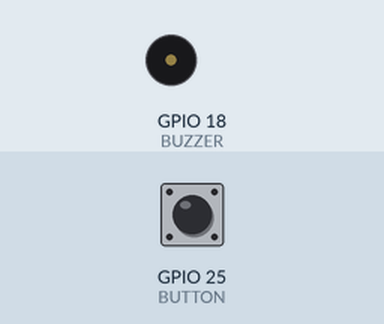
Recording of a sketch running on a simulated ESP32. Parts: buzzer (waves = sounding, pin HIGH). The inputs (shaded band) are chosen by the test bench; at power-on: GPIO 25 (BUTTON) HIGH.

Above: at 1.2 s.
1.3 s: GPIO 25 (BUTTON) pulled LOW for 1 s
At 1.7 s:
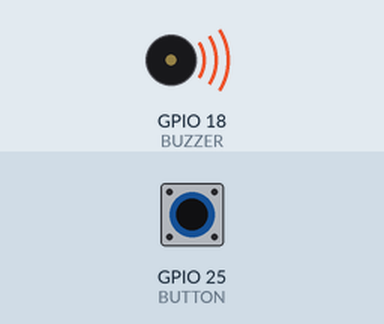
3.8 s: GPIO 25 (BUTTON) pulled LOW for 3.2 s
At 8.7 s:
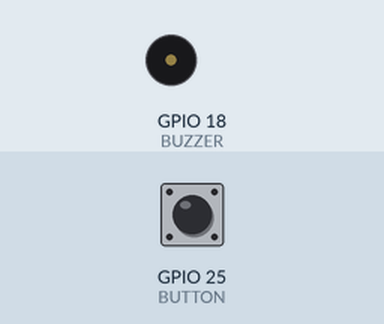
Timing chart, 0 to 10.2 s (numbered marks = the images above; inputs shaded):
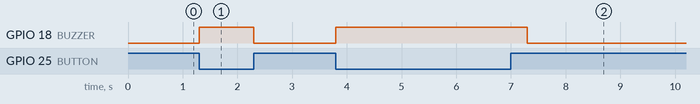

The sketch:

01_buzzer_button.ino
```cpp
#define BUZZER 18
#define BUTTON 25

void setup()
{
  Serial.begin(115200);

  pinMode(BUTTON, INPUT_PULLUP);
  pinMode(BUZZER, OUTPUT);
  digitalWrite(BUZZER, LOW);
}

void loop()
{
  if(digitalRead(BUTTON) == LOW)
  {
    digitalWrite(BUZZER, HIGH);
    delay(500);                   // 500ms beep
    digitalWrite(BUZZER, LOW);
  }
}
```

Measured:
- after the input at 1.3 s, GPIO 18 (BUZZER): LOW → HIGH at once, → LOW 1.0 s later
- after the input at 3.8 s, GPIO 18 (BUZZER): LOW → HIGH at once, → LOW 3.5 s later
